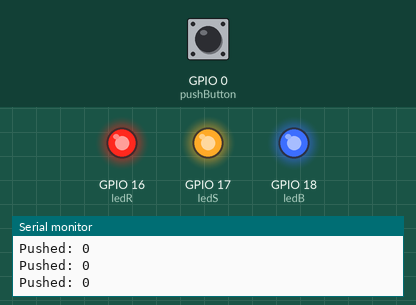
The sketch below on a simulated ESP32. Parts: output pins drawn as LEDs (lit = HIGH), the last lines printed to the serial monitor. The inputs (shaded band) are chosen by the test bench; at power-on: GPIO 0 (pushButton) HIGH.

Above: at 3.8 s.
3.9 s: GPIO 0 (pushButton) pulled LOW for 1.3 s
At 5.7 s:
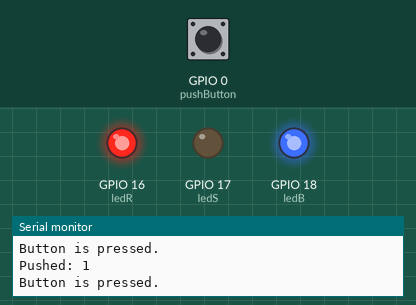
9.4 s: GPIO 0 (pushButton) pulled LOW for 3.2 s
At 13.3 s:
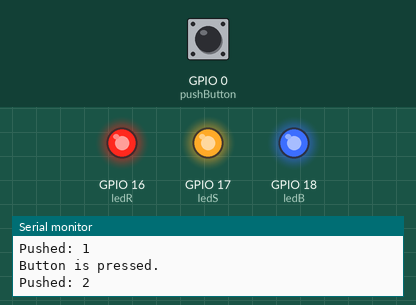
Timing chart, 0 to 14.8 s (numbered marks = the images above; inputs shaded):
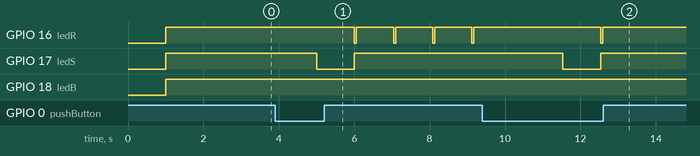

The sketch:

poll_led.ino
```cpp
const int ledS = 17 ;   /* GREEN */
const int ledR = 16;
const int ledB = 18;
const int pushButton = 0;

typedef enum {
   STATE_OFF = 0,
   STATE_ON  = 1,
   STATE_FLASHING = 2
} STATE_T ;

#if defined(ESP32)
#undef ACTIVE_HIGH_LED
#endif /* ESP32 */

#ifdef ACTIVE_HIGH_LED
typedef enum {
  LED_OFF_T = LOW,
  LED_ON_T = HIGH
} LED_STATE_T ;
#else
typedef enum {
  LED_OFF_T = HIGH,
  LED_ON_T = LOW
} LED_STATE_T ;
#endif /* ACTIVE_LOW_LED */

static void handle_state( STATE_T state ) ;

static bool newState();

static void setColor(int R, int G, int B);

int count = 0;

void setup() {
    Serial.begin(9600);
    pinMode( ledS, OUTPUT ) ;
    pinMode(pushButton, INPUT);
    pinMode(ledR, OUTPUT);
    pinMode(ledB,OUTPUT);

}

long prevTime = millis();

void loop() {

  delay(1);
  if(newState() == true){
      Serial.println("Button is pressed.");
      count++;
      if (count >= 3){
          count = 0;
      }
    }

  switch(count){
    case 0:
      delay(1000);
      handle_state(STATE_OFF);
      break;
    case 1:
      delay(1000);
      handle_state(STATE_ON);
      break;
    case 2:
      delay(1000);
      handle_state(STATE_FLASHING);
      break;
    }


}

static void handle_state( STATE_T state )
{
     Serial.print("Pushed: ");
     Serial.println(count);

     switch( state ){
        case STATE_OFF:
           setColor(100,100,100);
           break ;
        case STATE_ON:
           setColor(255, 0, 255);
           break ;
        case STATE_FLASHING:
           while(true){
              setColor(0, 255, 255);
              delay(50) ;
              setColor(100,100,100);
              bool tempBreak = false;
              for(int i = 0; i < 950; i++){
                delay(1) ;
                if(newState() == true){
                  tempBreak = true;
                  count = 0;
                  break;
                }
              }
              if(tempBreak == true){
                break;
              }

           }
           break ;
        default: ;

     }
} /*  end handle_state */

static bool newState(){
  long currentTime = millis();
  if((currentTime - prevTime) > 150){
    prevTime = currentTime;
    if(digitalRead(pushButton) == LOW){
      return true;
    }
  }
  return false;

}

static void setColor(int R, int G, int B) {
  digitalWrite(ledR,   R);
  digitalWrite(ledS, G);
  digitalWrite(ledB,  B);
}
```

Measured:
- after the input at 3.9 s, GPIO 16 (ledR): alternates HIGH for 0.99 s and LOW for 0.05 s, starting after 2.1 s; GPIO 17 (ledS): HIGH → LOW after 1.1 s, → HIGH 1.0 s later
- after the input at 9.4 s, GPIO 17 (ledS): HIGH → LOW after 2.1 s, → HIGH 1.0 s later
